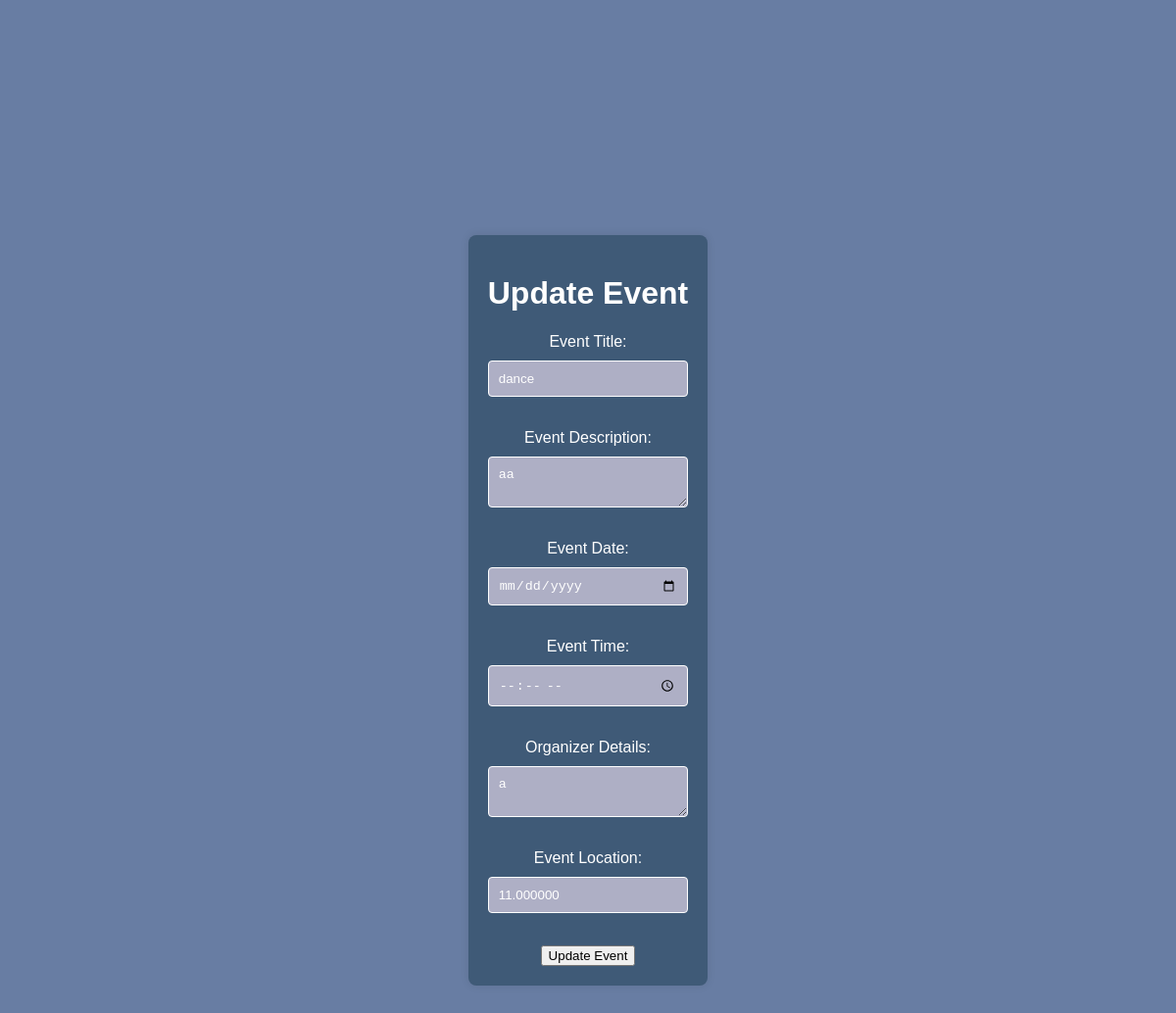
The page /update_information/65/ on the database its author committed.
### home/models.py (models this page shows)
class Events(models.Model):
    events_title = models.CharField(max_length=100)
    events_description = models.TextField()
    events_date = models.DateField()
    events_time = models.TimeField()
    events_organizer_details = models.TextField()
    events_location = models.DecimalField(max_digits=9 , decimal_places=6)

### home/views.py (the view, shortened to what this page needs)
# urls.py: path("update_information/<int:id>/", update_information, name="update_information"),
def update_information(request,id):
    queryset = Events.objects.get(id = id)
    context = {'informations': queryset}
    return render(request, 'update_information.html',context)

### home/templates/update_information.html (shortened to what this page needs)
{% extends "base.html" %}
{% block content %}
<div class="container">
    <h1>Update Event</h1>
    <form method="POST" action="{% url 'home:update_information' informations.id %}">
        <label for="events_title">Event Title:</label>
        <input type="text" id="events_title" value="{{ informations.events_title }}" name="events_title"><br>
        <label for="events_description">Event Description:</label>
        <textarea id="events_description" name="events_description">{{ informations.events_description }}</textarea><br>
        <label for="events_date">Event Date:</label>
        <input type="date" id="events_date" value="{{ informations.events_date }}" name="events_date"><br>
        <label for="events_time">Event Time:</label>
        <input type="time" id="events_time" value="{{ informations.events_time }}" name="events_time"><br>
        <label for="events_organizer_details">Organizer Details:</label>
        <textarea id="events_organizer_details" name="events_organizer_details">{{ informations.events_organizer_details }}</textarea><br>
        <label for="events_location">Event Location:</label>
        <input type="text" id="events_location" value="{{ informations.events_location }}" name="events_location"><br>
        <input type="submit" value="Update Event">
    </form>
</div>
{% endblock content %}

### home/templates/base.html (style rules this page uses)
body { font-family: Arial, sans-serif; background-color: #687da3; margin: 0%; padding: 20%; display: flex; justify-content: center; align-items: center; height: 100%; }
.container { max-width: 800px; margin: 0; padding: 20px; background-color: #3f5a77; border-radius: 8px; box-shadow: 0 0 10px rgba(0, 0, 0, 0.1); color: #ffffff; }
form { display: flex; flex-direction: column; align-items: center; }
form input[type="text"], form input[type="password"], input[type="text"], input[type="date"], input[type="time"], textarea { width: 100%; padding: 10px; margin-bottom: 15px; border: 1px solid #ffffff; border-radius: 4px; box-sizing: border-box; background-color: #aeafc5; color: #ffffff; }
label { display: block; margin-bottom: 10px; }

### rows shown on the page
Events: events_title "dance", events_description "aa", events_organizer_details "a", events_location "11.000000"
